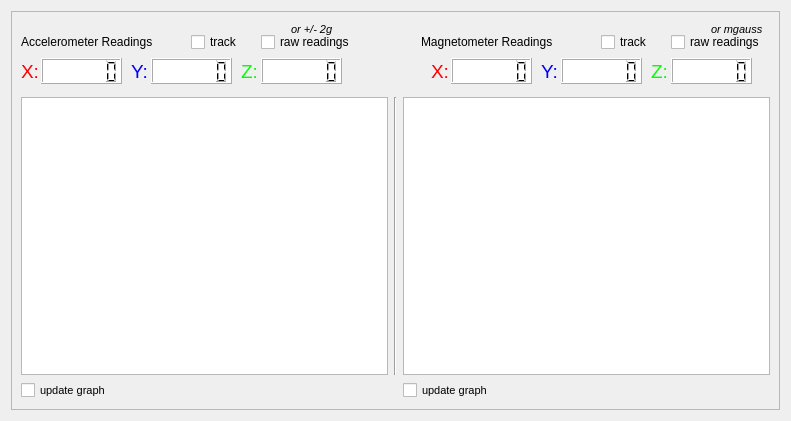
           <widget class="QWidget" name="verticalLayoutWidget_2">
            <property name="geometry">
             <rect>
              <x>10</x>
              <y>1470</y>
              <width>791</width>
              <height>421</height>
             </rect>
            </property>
            <layout class="QVBoxLayout" name="accAndMagFrameContainer">
             <item>
              <widget class="QFrame" name="accAndMagFrame">
               <property name="frameShape">
                <enum>QFrame::StyledPanel</enum>
               </property>
               <property name="frameShadow">
                <enum>QFrame::Raised</enum>
               </property>
               <layout class="QGridLayout" name="gridLayout_3">
                <item row="0" column="0" colspan="3">
                 <widget class="QWidget" name="widget" native="true">
                  <property name="minimumSize">
                   <size>
                    <width>0</width>
                    <height>70</height>
                   </size>
                  </property>
                  <widget class="QCheckBox" name="accelerometerTrackCheckBox">
                   <property name="geometry">
                    <rect>
                     <x>170</x>
                     <y>10</y>
                     <width>61</width>
                     <height>22</height>
                    </rect>
                   </property>
                   <property name="text">
                    <string>track</string>
                   </property>
                  </widget>
                  <widget class="QLabel" name="label_45">
                   <property name="geometry">
                    <rect>
                     <x>220</x>
                     <y>42</y>
                     <width>21</width>
                     <height>17</height>
                    </rect>
                   </property>
                   <property name="font">
                    <font>
                     <pointsize>14</pointsize>
                    </font>
                   </property>
                   <property name="styleSheet">
                    <string notr="true">color: rgb(0, 255, 0);</string>
                   </property>
                   <property name="text">
                    <string>Z:</string>
                   </property>
                  </widget>
                  <widget class="QLabel" name="label_54">
                   <property name="geometry">
                    <rect>
                     <x>410</x>
                     <y>42</y>
                     <width>21</width>
                     <height>17</height>
                    </rect>
                   </property>
                   <property name="font">
                    <font>
                     <pointsize>14</pointsize>
                    </font>
                   </property>
                   <property name="styleSheet">
                    <string notr="true">color: rgb(255, 0, 0);</string>
                   </property>
                   <property name="text">
                    <string>X:</string>
                   </property>
                  </widget>
                  <widget class="QLabel" name="label_25">
                   <property name="geometry">
                    <rect>
                     <x>0</x>
                     <y>12</y>
                     <width>171</width>
                     <height>17</height>
                    </rect>
                   </property>
                   <property name="text">
                    <string>Accelerometer Readings</string>
                   </property>
                  </widget>
                  <widget class="QLCDNumber" name="accelerometerXLcdNumber">
                   <property name="geometry">
                    <rect>
                     <x>20</x>
                     <y>37</y>
                     <width>81</width>
                     <height>26</height>
                    </rect>
                   </property>
                   <property name="styleSheet">
                    <string notr="true">background-color: rgb(255, 255, 255);</string>
                   </property>
                   <property name="digitCount">
                    <number>6</number>
                   </property>
                  </widget>
                  <widget class="QLabel" name="label_56">
                   <property name="geometry">
                    <rect>
                     <x>400</x>
                     <y>12</y>
                     <width>171</width>
                     <height>17</height>
                    </rect>
                   </property>
                   <property name="text">
                    <string>Magnetometer Readings</string>
                   </property>
                  </widget>
                  <widget class="QLabel" name="label_57">
                   <property name="geometry">
                    <rect>
                     <x>520</x>
                     <y>42</y>
                     <width>21</width>
                     <height>17</height>
                    </rect>
                   </property>
                   <property name="font">
                    <font>
                     <pointsize>14</pointsize>
                    </font>
                   </property>
                   <property name="styleSheet">
                    <string notr="true">color: rgb(0, 0, 255);</string>
                   </property>
                   <property name="text">
                    <string>Y:</string>
                   </property>
                  </widget>
                  <widget class="QLabel" name="label_55">
                   <property name="geometry">
                    <rect>
                     <x>630</x>
                     <y>42</y>
                     <width>21</width>
                     <height>17</height>
                    </rect>
                   </property>
                   <property name="font">
                    <font>
                     <pointsize>14</pointsize>
                    </font>
                   </property>
                   <property name="styleSheet">
                    <string notr="true">color: rgb(0, 255, 0);</string>
                   </property>
                   <property name="text">
                    <string>Z:</string>
                   </property>
                  </widget>
                  <widget class="QCheckBox" name="accelerometerRawCheckBox">
                   <property name="geometry">
                    <rect>
                     <x>240</x>
                     <y>10</y>
                     <width>121</width>
                     <height>22</height>
                    </rect>
                   </property>
                   <property name="text">
                    <string>raw readings</string>
                   </property>
                  </widget>
                  <widget class="QLabel" name="label_29">
                   <property name="geometry">
                    <rect>
                     <x>0</x>
                     <y>42</y>
                     <width>21</width>
                     <height>17</height>
                    </rect>
                   </property>
                   <property name="font">
                    <font>
                     <pointsize>14</pointsize>
                    </font>
                   </property>
                   <property name="styleSheet">
                    <string notr="true">color: rgb(255, 0, 0);</string>
                   </property>
                   <property name="text">
                    <string>X:</string>
                   </property>
                  </widget>
                  <widget class="QCheckBox" name="magnetometerRawCheckBox">
                   <property name="geometry">
                    <rect>
                     <x>650</x>
                     <y>10</y>
                     <width>121</width>
                     <height>22</height>
                    </rect>
                   </property>
                   <property name="text">
                    <string>raw readings</string>
                   </property>
                  </widget>
                  <widget class="QLCDNumber" name="accelerometerYLcdNumber">
                   <property name="geometry">
                    <rect>
                     <x>130</x>
                     <y>37</y>
                     <width>81</width>
                     <height>26</height>
                    </rect>
                   </property>
                   <property name="styleSheet">
                    <string notr="true">background-color: rgb(255, 255, 255);</string>
                   </property>
                   <property name="digitCount">
                    <number>6</number>
                   </property>
                  </widget>
                  <widget class="QLCDNumber" name="magnetometerYLcdNumber">
                   <property name="geometry">
                    <rect>
                     <x>540</x>
                     <y>37</y>
                     <width>81</width>
                     <height>26</height>
                    </rect>
                   </property>
                   <property name="styleSheet">
                    <string notr="true">background-color: rgb(255, 255, 255);</string>
                   </property>
                   <property name="digitCount">
                    <number>6</number>
                   </property>
                  </widget>
                  <widget class="QCheckBox" name="magnetometerTrackCheckBox">
                   <property name="geometry">
                    <rect>
                     <x>580</x>
                     <y>10</y>
                     <width>61</width>
                     <height>22</height>
                    </rect>
                   </property>
                   <property name="text">
                    <string>track</string>
                   </property>
                  </widget>
                  <widget class="QLCDNumber" name="accelerometerZLcdNumber">
                   <property name="geometry">
                    <rect>
                     <x>240</x>
                     <y>37</y>
                     <width>81</width>
                     <height>26</height>
                    </rect>
                   </property>
                   <property name="styleSheet">
                    <string notr="true">background-color: rgb(255, 255, 255);</string>
                   </property>
                   <property name="digitCount">
                    <number>6</number>
                   </property>
                  </widget>
                  <widget class="QLabel" name="label_30">
                   <property name="geometry">
                    <rect>
                     <x>110</x>
                     <y>42</y>
                     <width>21</width>
                     <height>17</height>
                    </rect>
                   </property>
                   <property name="font">
                    <font>
                     <pointsize>14</pointsize>
                    </font>
                   </property>
                   <property name="styleSheet">
                    <string notr="true">color: rgb(0, 0, 255);</string>
                   </property>
                   <property name="text">
                    <string>Y:</string>
                   </property>
                  </widget>
                  <widget class="QLCDNumber" name="magnetometerXLcdNumber">
                   <property name="geometry">
                    <rect>
                     <x>430</x>
                     <y>37</y>
                     <width>81</width>
                     <height>26</height>
                    </rect>
                   </property>
                   <property name="styleSheet">
                    <string notr="true">background-color: rgb(255, 255, 255);</string>
                   </property>
                   <property name="digitCount">
                    <number>6</number>
                   </property>
                  </widget>
                  <widget class="QLCDNumber" name="magnetometerZLcdNumber">
                   <property name="geometry">
                    <rect>
                     <x>650</x>
                     <y>37</y>
                     <width>81</width>
                     <height>26</height>
                    </rect>
                   </property>
                   <property name="styleSheet">
                    <string notr="true">background-color: rgb(255, 255, 255);</string>
                   </property>
                   <property name="digitCount">
                    <number>6</number>
                   </property>
                  </widget>
                  <widget class="QLabel" name="label_59">
                   <property name="geometry">
                    <rect>
                     <x>690</x>
                     <y>0</y>
                     <width>51</width>
                     <height>17</height>
                    </rect>
                   </property>
                   <property name="font">
                    <font>
                     <pointsize>8</pointsize>
                     <italic>true</italic>
                    </font>
                   </property>
                   <property name="text">
                    <string>or mgauss</string>
                   </property>
                  </widget>
                  <widget class="QLabel" name="label_60">
                   <property name="geometry">
                    <rect>
                     <x>270</x>
                     <y>0</y>
                     <width>51</width>
                     <height>17</height>
                    </rect>
                   </property>
                   <property name="font">
                    <font>
                     <pointsize>8</pointsize>
                     <italic>true</italic>
                    </font>
                   </property>
                   <property name="text">
                    <string>or +/- 2g</string>
                   </property>
                  </widget>
                 </widget>
                </item>
                <item row="1" column="0">
                 <widget class="QGraphicsView" name="accelerometerGraphicsView">
                  <property name="styleSheet">
                   <string notr="true"/>
                  </property>
                 </widget>
                </item>
                <item row="1" column="1">
                 <widget class="Line" name="line_23">
                  <property name="orientation">
                   <enum>Qt::Vertical</enum>
                  </property>
                 </widget>
                </item>
                <item row="1" column="2">
                 <widget class="QGraphicsView" name="magnetometerGraphicsView">
                  <property name="styleSheet">
                   <string notr="true"/>
                  </property>
                 </widget>
                </item>
                <item row="2" column="0">
                 <widget class="QCheckBox" name="accelerometerGraphicsViewRedrawCheckbox">
                  <property name="font">
                   <font>
                    <pointsize>8</pointsize>
                   </font>
                  </property>
                  <property name="text">
                   <string>update graph</string>
                  </property>
                 </widget>
                </item>
                <item row="2" column="2">
                 <widget class="QCheckBox" name="magnetometerGraphicsViewRedrawCheckbox">
                  <property name="font">
                   <font>
                    <pointsize>8</pointsize>
                   </font>
                  </property>
                  <property name="text">
                   <string>update graph</string>
                  </property>
                 </widget>
                </item>
               </layout>
               <zorder>line_23</zorder>
               <zorder>accelerometerGraphicsView</zorder>
               <zorder>magnetometerGraphicsView</zorder>
               <zorder>widget</zorder>
               <zorder>magnetometerGraphicsViewRedrawCheckbox</zorder>
               <zorder>accelerometerGraphicsViewRedrawCheckbox</zorder>
              </widget>
             </item>
            </layout>
           </widget>
